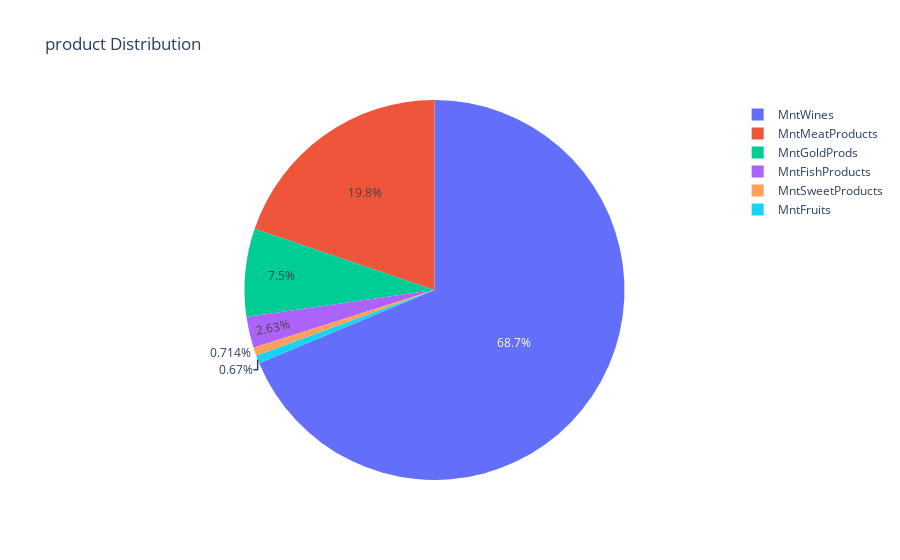

Notebook code cell kept with this figure:
### Code cell
product_analysis = df.groupby("favourite_product")["ID"].count().reset_index()
productpie_chart = px.pie(product_analysis,
                    title = "product Distribution",
                    values = 'ID',
                    names = 'favourite_product')

productpie_chart

### Figure 1 — Plotly figure (JSON) as saved in the notebook; plotly's stock layout.template omitted (floating-point values rounded to 4 significant figures)
{"data": [{"domain": {"x": [0, 1], "y": [0, 1]}, "hovertemplate": "favourite_product=%{label}<br>ID=%{value}<extra></extra>", "labels": ["MntFishProducts", "MntFruits", "MntGoldProds", "MntMeatProducts", "MntSweetProducts", "MntWines"], "legendgroup": "", "name": "", "showlegend": true, "type": "pie", "values": [59, 15, 168, 443, 16, 1539]}], "layout": {"legend": {"tracegroupgap": 0}, "title": {"text": "product Distribution"}}}
